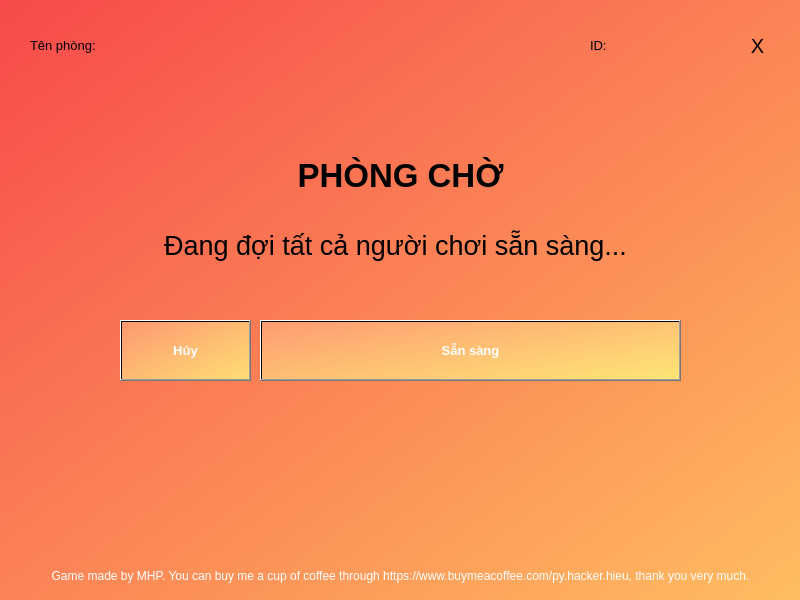
<?xml version="1.0" encoding="UTF-8"?>
<ui version="4.0">
 <class>Main</class>
 <widget class="QMainWindow" name="Main">
  <property name="geometry">
   <rect>
    <x>0</x>
    <y>0</y>
    <width>800</width>
    <height>600</height>
   </rect>
  </property>
  <property name="windowTitle">
   <string>Game Bầu Cua Online - Waiting Room</string>
  </property>
  <property name="styleSheet">
   <string notr="true">background-color: qlineargradient(spread:pad, x1:0, y1:0, x2:1, y2:1, stop:0 rgba(247, 73, 75, 255), stop:0.997452 rgba(255, 189, 96, 255), stop:1 rgba(255, 255, 255, 255));</string>
  </property>
  <widget class="QWidget" name="centralwidget">
   <property name="styleSheet">
    <string notr="true"/>
   </property>
   <widget class="QLabel" name="title">
    <property name="geometry">
     <rect>
      <x>0</x>
      <y>150</y>
      <width>801</width>
      <height>51</height>
     </rect>
    </property>
    <property name="sizePolicy">
     <sizepolicy hsizetype="Fixed" vsizetype="Fixed">
      <horstretch>0</horstretch>
      <verstretch>0</verstretch>
     </sizepolicy>
    </property>
    <property name="font">
     <font>
      <family>Segoe UI</family>
      <pointsize>25</pointsize>
      <weight>75</weight>
      <bold>true</bold>
     </font>
    </property>
    <property name="autoFillBackground">
     <bool>false</bool>
    </property>
    <property name="styleSheet">
     <string notr="true">background:none;</string>
    </property>
    <property name="text">
     <string>PHÒNG CHỜ</string>
    </property>
    <property name="scaledContents">
     <bool>true</bool>
    </property>
    <property name="alignment">
     <set>Qt::AlignCenter</set>
    </property>
   </widget>
   <widget class="QLabel" name="credit">
    <property name="geometry">
     <rect>
      <x>0</x>
      <y>560</y>
      <width>801</width>
      <height>31</height>
     </rect>
    </property>
    <property name="styleSheet">
     <string notr="true">color:white;background-color:none;</string>
    </property>
    <property name="text">
     <string>Game made by MHP. You can buy me a cup of coffee through https://www.buymeacoffee.com/py.hacker.hieu, thank you very much.</string>
    </property>
    <property name="alignment">
     <set>Qt::AlignCenter</set>
    </property>
   </widget>
   <widget class="QLabel" name="description">
    <property name="geometry">
     <rect>
      <x>0</x>
      <y>220</y>
      <width>791</width>
      <height>51</height>
     </rect>
    </property>
    <property name="font">
     <font>
      <pointsize>20</pointsize>
     </font>
    </property>
    <property name="styleSheet">
     <string notr="true">background:none;</string>
    </property>
    <property name="text">
     <string>Đang đợi tất cả người chơi sẵn sàng...</string>
    </property>
    <property name="alignment">
     <set>Qt::AlignCenter</set>
    </property>
   </widget>
   <widget class="QPushButton" name="cancel">
    <property name="geometry">
     <rect>
      <x>120</x>
      <y>320</y>
      <width>131</width>
      <height>61</height>
     </rect>
    </property>
    <property name="font">
     <font>
      <family>Segoe UI</family>
      <pointsize>10</pointsize>
      <weight>75</weight>
      <bold>true</bold>
     </font>
    </property>
    <property name="styleSheet">
     <string notr="true">background-color: qlineargradient(spread:pad, x1:0, y1:0, x2:1, y2:1, stop:0 rgba(255, 170, 127, 176), stop:1 rgba(255, 255, 127, 187));
color: rgb(255, 255, 255);</string>
    </property>
    <property name="text">
     <string>Hủy</string>
    </property>
   </widget>
   <widget class="QPushButton" name="ready">
    <property name="geometry">
     <rect>
      <x>260</x>
      <y>320</y>
      <width>421</width>
      <height>61</height>
     </rect>
    </property>
    <property name="font">
     <font>
      <family>Segoe UI</family>
      <pointsize>10</pointsize>
      <weight>75</weight>
      <bold>true</bold>
     </font>
    </property>
    <property name="styleSheet">
     <string notr="true">background-color: qlineargradient(spread:pad, x1:0, y1:0, x2:1, y2:1, stop:0 rgba(255, 170, 127, 176), stop:1 rgba(255, 255, 127, 187));
color: rgb(255, 255, 255);</string>
    </property>
    <property name="text">
     <string>Sẵn sàng</string>
    </property>
   </widget>
   <widget class="QLabel" name="exit">
    <property name="geometry">
     <rect>
      <x>730</x>
      <y>20</y>
      <width>55</width>
      <height>51</height>
     </rect>
    </property>
    <property name="font">
     <font>
      <family>Segoe UI</family>
      <pointsize>15</pointsize>
     </font>
    </property>
    <property name="styleSheet">
     <string notr="true">QLabel {
background:none;
}
QLabel::hover {
background:none;
color:white;
}</string>
    </property>
    <property name="text">
     <string>X</string>
    </property>
    <property name="alignment">
     <set>Qt::AlignCenter</set>
    </property>
   </widget>
   <widget class="QLabel" name="idroom">
    <property name="geometry">
     <rect>
      <x>590</x>
      <y>20</y>
      <width>141</width>
      <height>51</height>
     </rect>
    </property>
    <property name="font">
     <font>
      <pointsize>10</pointsize>
     </font>
    </property>
    <property name="styleSheet">
     <string notr="true">background:none;</string>
    </property>
    <property name="text">
     <string>ID:</string>
    </property>
    <property name="alignment">
     <set>Qt::AlignLeading|Qt::AlignLeft|Qt::AlignVCenter</set>
    </property>
   </widget>
   <widget class="QLabel" name="roomname">
    <property name="geometry">
     <rect>
      <x>30</x>
      <y>20</y>
      <width>291</width>
      <height>51</height>
     </rect>
    </property>
    <property name="font">
     <font>
      <pointsize>10</pointsize>
     </font>
    </property>
    <property name="styleSheet">
     <string notr="true">background:none;</string>
    </property>
    <property name="text">
     <string>Tên phòng:</string>
    </property>
    <property name="alignment">
     <set>Qt::AlignLeading|Qt::AlignLeft|Qt::AlignVCenter</set>
    </property>
   </widget>
  </widget>
 </widget>
 <resources>
  <include location="background.qrc"/>
 </resources>
 <connections/>
</ui>
